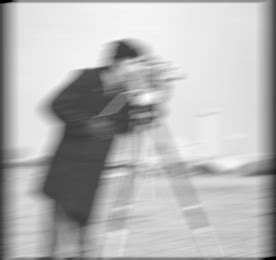
//> input picture T5/slika.jpeg, 276 x 260 px
$ ./main   (built with g++ and OpenCV 4)
//> lines starting //> are read from the running program, lines starting //| are printed output that depends on the picture; after the words box and inside, x2 and y2 are one past the last pixel; in counts of white or black regions, pixels touching at a corner belong together
#include <string>
#include <opencv4/opencv2/imgproc.hpp>
#include <opencv4/opencv2/highgui.hpp>
#include <opencv4/opencv2/core/mat.hpp>
#include <opencv4/opencv2/imgcodecs.hpp>
#include <opencv4/opencv2/core/matx.hpp>


// Odabrati jednu od funkcija.
void calcPSF(cv::Mat& outputImg, cv::Size filterSize, int len, double theta) {	// Linear motion
    cv::Mat h(filterSize, CV_32F, cv::Scalar(0));
    cv::Point point(filterSize.width / 2, filterSize.height / 2);
    cv::ellipse(h, point, cv::Size(0, cvRound(float(len) / 2.0)), 90.0 - theta, 0, 360, cv::Scalar(255), cv::FILLED);
    cv::Scalar summa = sum(h);
    cv::namedWindow("FILTER", cv::WINDOW_NORMAL);
    imshow("FILTER", h);
    outputImg = h / summa[0];
}


// Pogledati https://docs.opencv.org/4.x/d8/d01/tutorial_discrete_fourier_transform.html
void fftshift(const cv::Mat& inputImg, cv::Mat& outputImg) {
    outputImg = inputImg.clone();
    int cx = outputImg.cols / 2;
    int cy = outputImg.rows / 2;
    cv::Mat q0(outputImg, cv::Rect(0, 0, cx, cy));
    cv::Mat q1(outputImg, cv::Rect(cx, 0, cx, cy));
    cv::Mat q2(outputImg, cv::Rect(0, cy, cx, cy));
    cv::Mat q3(outputImg, cv::Rect(cx, cy, cx, cy));
    cv::Mat tmp;
    q0.copyTo(tmp);
    q3.copyTo(q0);
    tmp.copyTo(q3);
    q1.copyTo(tmp);
    q2.copyTo(q1);
    tmp.copyTo(q2);
}

void filter2DFreq(const cv::Mat& inputImg, cv::Mat& outputImg, const cv::Mat& H) {
    cv::Mat planes[2] = { cv::Mat_<float>(inputImg.clone()), cv::Mat::zeros(inputImg.size(), CV_32F) };
    cv::Mat complexI;
    merge(planes, 2, complexI);
    dft(complexI, complexI, cv::DFT_SCALE);
    cv::Mat planesH[2] = { cv::Mat_<float>(H.clone()), cv::Mat::zeros(H.size(), CV_32F) };
    cv::Mat complexH;
    cv::merge(planesH, 2, complexH);
    cv::Mat complexIH;
    cv::mulSpectrums(complexI, complexH, complexIH, 0);
    cv::idft(complexIH, complexIH);
    cv::split(complexIH, planes);
    outputImg = planes[0];
}

void calcWnrFilter(const cv::Mat& input_h_PSF, cv::Mat& output_G, double nsr) {
    cv::Mat h_PSF_shifted;
    fftshift(input_h_PSF, h_PSF_shifted);
    cv::Mat planes[2] = { cv::Mat_<float>(h_PSF_shifted.clone()), cv::Mat::zeros(h_PSF_shifted.size(), CV_32F) };
    cv::Mat complexI;
    cv::merge(planes, 2, complexI);
    cv::dft(complexI, complexI);
    cv::split(complexI, planes);
    cv::Mat denom;
    pow(abs(planes[0]), 2, denom);
    denom += nsr;
    cv::divide(planes[0], denom, output_G);
};

void edgetaper(const cv::Mat& inputImg, cv::Mat& outputImg, double gamma, double beta) {
    int Nx = inputImg.cols;
    int Ny = inputImg.rows;
    cv::Mat w1(1, Nx, CV_32F, cv::Scalar(0));
    cv::Mat w2(Ny, 1, CV_32F, cv::Scalar(0));
    float* p1 = w1.ptr<float>(0);
    float* p2 = w2.ptr<float>(0);
    float dx = float(2.0 * CV_PI / Nx);
    float x = float(-CV_PI);
    for (int i = 0; i < Nx; i++) {
        p1[i] = float(0.5 * (tanh((x + gamma / 2) / beta) - tanh((x - gamma / 2) / beta)));
        x += dx;
    }
    float dy = float(2.0 * CV_PI / Ny);
    float y = float(-CV_PI);
    for (int i = 0; i < Ny; i++) {
        p2[i] = float(0.5 * (tanh((y + gamma / 2) / beta) - tanh((y - gamma / 2) / beta)));
        y += dy;
    }
    cv::Mat w = w2 * w1;
    cv::multiply(inputImg, w, outputImg);
}

int main(){
    std::string ime = "slika.jpeg";
    cv::Mat slika;
    slika = imread("../" + ime, cv::IMREAD_GRAYSCALE);
//> slika is the input picture: 260 rows x 276 cols, CV_8UC1; min 0, max 253, mean 181.6

    cv::Mat rezultat;

    // Srezati sliku na paran broj redova i kolona
    cv::Rect roi = cv::Rect(0, 0, slika.cols & -2, slika.rows & -2);
//> roi = Rect(0, 0, 276, 260)

    // Računanje Wienerovog filtera
    cv::Mat Hw, h;

    cv::namedWindow("Trackbars", cv::WINDOW_NORMAL);
    cv::namedWindow("Izlaz", cv::WINDOW_NORMAL);

    cv::createTrackbar("t1", "Trackbars", nullptr, 500);
//> slider 't1' is set to 100
    cv::createTrackbar("t2", "Trackbars", nullptr, 180);
//> slider 't2' is set to 60
    cv::createTrackbar("t3", "Trackbars", nullptr, 1000);
//> slider 't3' is set to 100

    char keyPress;
    cv::Mat pomocna;
    while(true) {
        // 18 11 48 - daje dobre rezultate
        int t1 = cv::getTrackbarPos("t1", "Trackbars");
        int t2 = cv::getTrackbarPos("t2", "Trackbars");
        int t3 = cv::getTrackbarPos("t3", "Trackbars");

        calcPSF(h, roi.size(), t1, t2);
//> in calcPSF, `cv::ellipse(h, point, cv::Size(0, cvRound(float(len) / 2.0)), 90.0 - t..`:
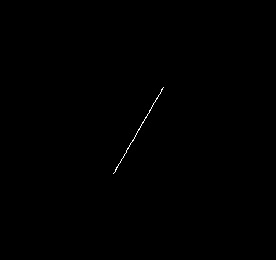
//> h: 260 rows x 276 cols, CV_32FC1; 0.14% white in thin lines or dots, all inside (x1, y1, x2, y2) = (113, 87, 164, 174)
        calcWnrFilter(h, Hw, 1.0 / double(t3));

        slika.convertTo(slika, CV_32F);
//> slika: 260 rows x 276 cols, CV_32FC1

        edgetaper(slika, pomocna, 10, 10);

        // Filtriranje
        filter2DFreq(pomocna(roi), rezultat, Hw);
//> in filter2DFreq, `cv::Mat planes[2] = { cv::Mat_<float>(inputImg.clone()), cv::Mat::zero..`: planes[1]: 260 rows x 276 cols, CV_32FC1; every value is 0
//> in filter2DFreq, `cv::split(complexIH, planes);`:
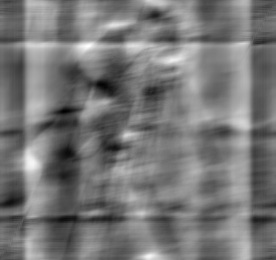
//> planes[0]: 260 rows x 276 cols, CV_32FC1; min -51.33, max 136.4, mean 36.5; drawn with min black and max white
//> in filter2DFreq, `cv::split(complexIH, planes);`:
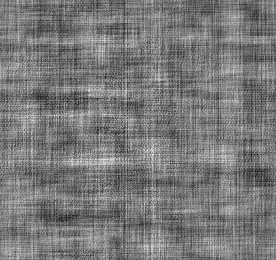
//> planes[1]: 260 rows x 276 cols, CV_32FC1; min -1.7e-05, max 1.87e-05, mean 1.3e-14; drawn with min black and max white

        // Prikazivanje filtrirane slike
        rezultat.convertTo(rezultat, CV_8U);
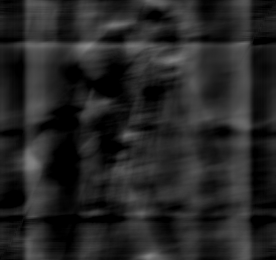
//> rezultat: 260 rows x 276 cols, CV_8UC1; min 0, max 136, mean 37.3
        cv::normalize(rezultat, rezultat, 0, 255, cv::NORM_MINMAX);
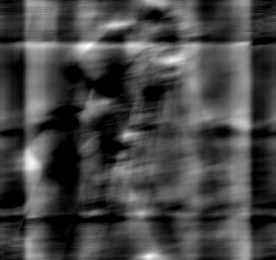
//> rezultat: 260 rows x 276 cols, CV_8UC1; min 0, max 255, mean 69.9
        cv::imshow("Izlaz", rezultat);

        if(cv::waitKey() == 'q') break;
//> the 'q' key is pressed
    }

    cv::imwrite("../Rezultat.jpeg", rezultat);
    return 0;
}
